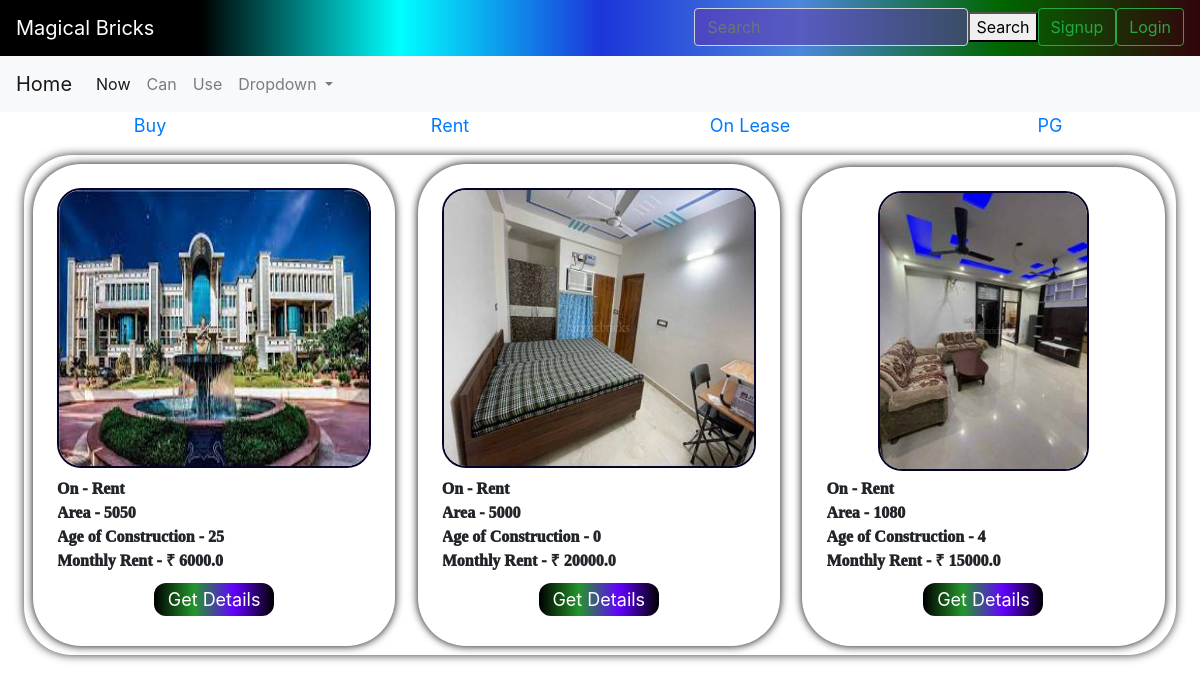
The app's page /, older data.
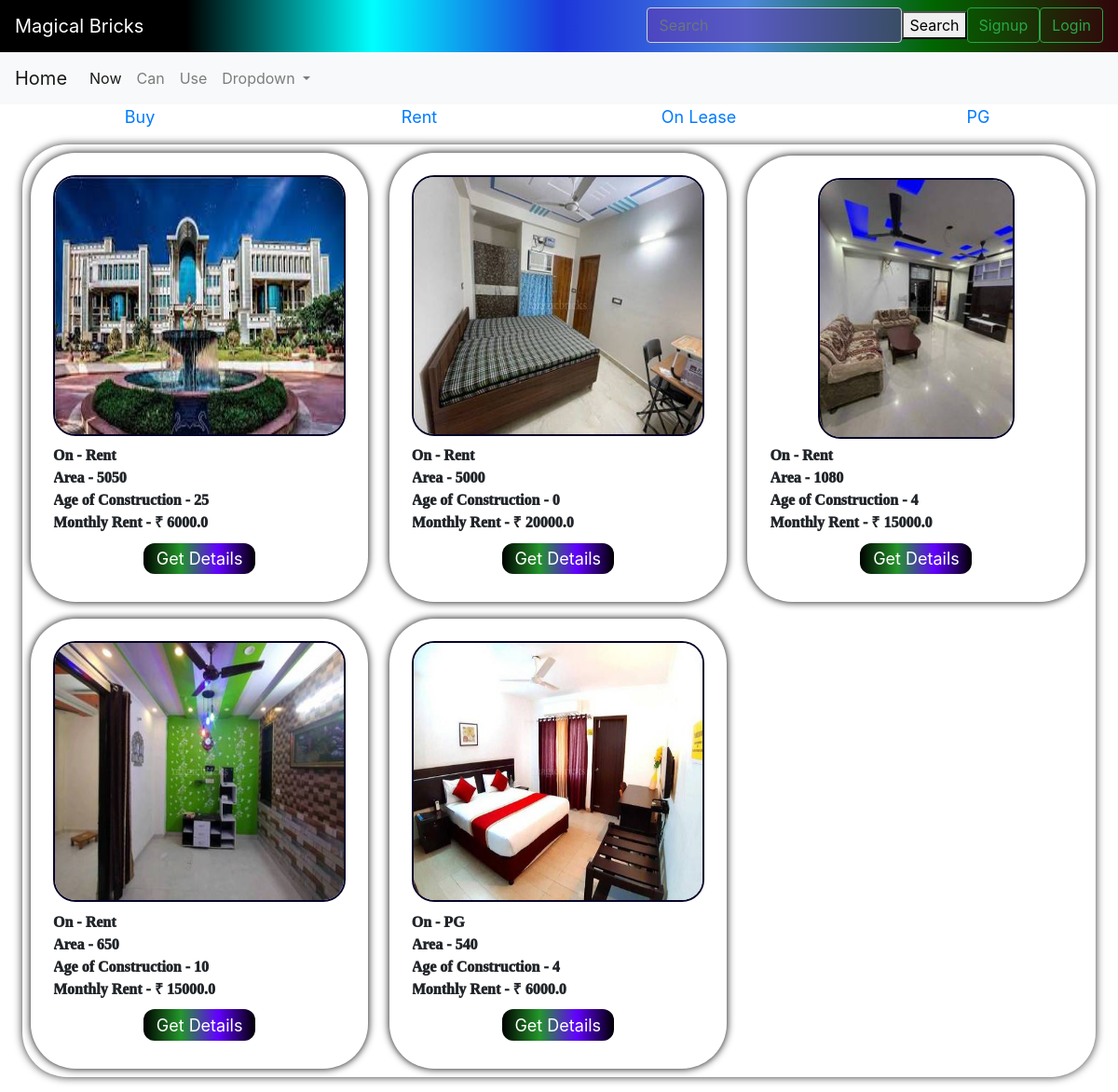
The same page, newer data.
### bricks/models.py (models this page shows, shortened)
class category(models.Model):
    cat=models.CharField(max_length=50)
    def __str__(self) :
        return self.cat

class built(models.Model):
    name=models.CharField(max_length=500,blank=False,null=True,default=None)
    owner_phone=models.IntegerField(null=True, blank=False)
    owner_name=models.CharField(max_length=500,blank=False,null=True,default=None)
    cat=models.ForeignKey("category", null=True , on_delete=models.CASCADE, default=None)
    area=models.IntegerField()
    floors=models.IntegerField()
    status=models.CharField(max_length=50,choices=st)
    faces=models.CharField(choices=direction, max_length=50, blank=False)
    p_type=models.CharField(max_length=10, default="Built")
    furnished_status=models.CharField(max_length=50,choices=state, blank=False, null=True)
    type_of_ownership=models.CharField(max_length=50,choices=too)
    price=models.FloatField(default=0,null=True)
    age=models.IntegerField()
    address=models.CharField(max_length=200, blank= False, default=None, null=True, unique=True)
    images=models.ImageField(upload_to='images/')

### bricks/views.py (the view, shortened to what this page needs)
# urls.py: 2. Add a URL to urlpatterns:  path('', views.home, name='home')
def home(request):
    y=category.objects.all()
    p=land.objects.all()
    q=built.objects.all()
    if request.method== 'GET':
        return render(request,'bricks/home.html',{'signup_form':UserCreationForm(),"obj":p,"obj2":q,"y":y,"login_form":AuthenticationForm()})
    return render(request,'bricks/home.html',{'signup_form':UserCreationForm(),"obj":p,"obj2":q,"y":y,"login_form":AuthenticationForm()})

### bricks/templates/bricks/home.html (shortened to what this page needs)
<!DOCTYPE html>
<html lang="en">
<head>
  {% load static %}
  <link rel="stylesheet" href="{% static 'bricks/style_home.css' %}" />
</head>
<body>
    {% include "bricks/navbar.html" %}
  <div class="main">
    {% if y %} {% for x in y %}
    <a href="{% url 'properties' %}?category={{x.id}}" id="cat">
      <div class="heading">{{x.cat}}</div>
    </a>
    {% endfor %} {% endif %}
  </div>
  <div class="properties" >
    {% if obj2 %}
    {% for y in obj2 %}
    <div  class="property">
      <div class="imgs"><img  src="{{y.images.url}}" alt=""></div>
      <div class="info_items">On - {{y.cat}}</div>
      <div class="info_items">Area - {{y.area}}</div>
      <div class="info_items">Age of Construction - {{y.age}}</div>
      {% if y.cat.cat == "Rent" or y.cat.cat == "PG" %}
      <div class="info_items">Monthly Rent - &#8377 {{y.price}}</div>
      {% else %}
      <div class="info_items">Price - &#8377 {{y.price}}</div>
      {% endif %}
      <a href="{% url 'property_details' y.id %}?p_type={{y.p_type}}" id="details_button">
        <div id="details_button">
          Get Details
        </div>
      </a>
    </div>
    {% endfor %}
    {% endif %}
  </div>
</body>
</html>

### bricks/templates/bricks/navbar.html (shortened to what this page needs)
<html>
<head>
  <link rel="stylesheet" href="https://maxcdn.bootstrapcdn.com/bootstrap/4.0.0-beta.2/css/bootstrap.min.css" />
</head>
<body>
  <nav class="navbar navbar-light justify-content-between" style="
  display:block;
        background: linear-gradient(
          90deg,
          #000,
          #000,#00ffff,
          #1c36da,
          #4b87dc,
          #006600,
          #32040b
        );
        animation: gradient 15s ease infinite;
      ">
    <a class="navbar-brand" style="color:white;">Magical Bricks</a>
    {%if user.is_authenticated%}
    <a class="btn btn-primary" type="submit" id="login" href='{%url 'logout_user' %}'
      style="width:fit-content; float:right;">logout</a>
    <p class="px-2 mt-2" style="width:fit-content; float:right; color:white;">Welcome {{user.username}}</p>
    {% else %}
    <button id="login" type="button" class="btn btn-outline-success right-align" data-toggle="modal"
      data-target="#login_div" style="float:inline-end;cursor: pointer;">
      Login
    </button>
    <button id="login" type="button" class="btn btn-outline-success right-align" data-toggle="modal"
      data-target="#signup_div" style="float:inline-end;cursor: pointer;">
      Signup
    </button>
    {% endif %}
    <form class="form-inline" id="search_form">
      <input class="form-control" type="search" placeholder="Search" aria-label="Search" style="
          color:white;
          background: rgba(103,48,167,0.5);
          " />
      <button class="button " class="btn btn-primary" type="submit" id="s_button">
        Search
      </button>
    </form>
  </nav>
  <nav class="navbar navbar-expand-lg navbar-light bg-light">
    <a class="navbar-brand" href="home">Home</a>
    <div class="collapse navbar-collapse" id="navbarSupportedContent" z-index: 0>
      <ul class="navbar-nav mr-auto">
        <li class="nav-item active">
          <a class="nav-link" href="#">Now<span class="sr-only">(current)</span></a>
        </li>
        <li class="nav-item">
          <a class="nav-link" href="#">Can</a>
        </li>
        <li class="nav-item">
          <a class="nav-link" href="#">Use</a>
        </li>
        <li class="nav-item dropdown">
          <a class="nav-link dropdown-toggle" href="#" id="navbarDropdown" role="button" data-toggle="dropdown"
            aria-haspopup="true" aria-expanded="false">
            Dropdown
          </a>
        </li>
      </ul>
    </div>
  </nav>
</body>
</html>

### bricks/static/bricks/style_home.css (style rules this page uses)
.main { display: flex; }
#cat { flex: 1; font-size: 1.5vw; background:linear-gradient(90deg ); }
.heading { margin: auto; justify-content: center; text-align: center; }
.properties { border-color: black; border-width: 1vw; display:block; background-color: #fff; border-radius: 4vw; box-shadow: 0 0 10px rgba(0, 0, 0, 0.8); margin: 2vh 2vw; width:fit-content; max-width: auto; height: fit-content; }
.property { display:inline-block; justify-items: center; background-color: #fff; box-shadow: 0 0 0.75vw rgb(5, 0, 0); border-radius: 4vw; margin: 0.75vw; padding: 3vh 3vh; height: fit-content; width: 31.44%; }
.info_items { display:flex; border-radius: 2vw; overflow: hidden; height: fit-content; box-sizing: border-box; width: 100%; font-family: cursive; font-weight: 1000; }
.imgs { border: 0.2vw solid rgb(6, 4, 40);; border-radius: 2vw; display:inline-flex; overflow: hidden; box-sizing: border-box; width: 100%; height: 35vh; margin-bottom: 3%; }
.imgs>img { width: 100%; object-fit:fill; }
#details_button { text-decoration:none; display:flex; margin: 3% auto; padding:auto; height: 2.5vw; text-align: center; justify-content: center; font-size: 1.5vw;; color:white; width: 10vw; border-radius: 1vw; background:linear-gradient(90deg,rgb(0, 0, 0),rgb(36, 150, 43),rgb(98, 0, 255),rgb(0, 0, 0)); }

### bricks/templates/bricks/navbar.html (style rules this page uses)
#s_button { height: 100%; }
@media only screen and (min-width:600px) { #search_form { float: inline-end; } }

Row changes from the older to the newer data that the page shows:
added built: images (picture), cat "Rent", area "650", age "10", price "15000.0"
added built: images (picture), cat "PG", area "540", age "4", price "6000.0"
